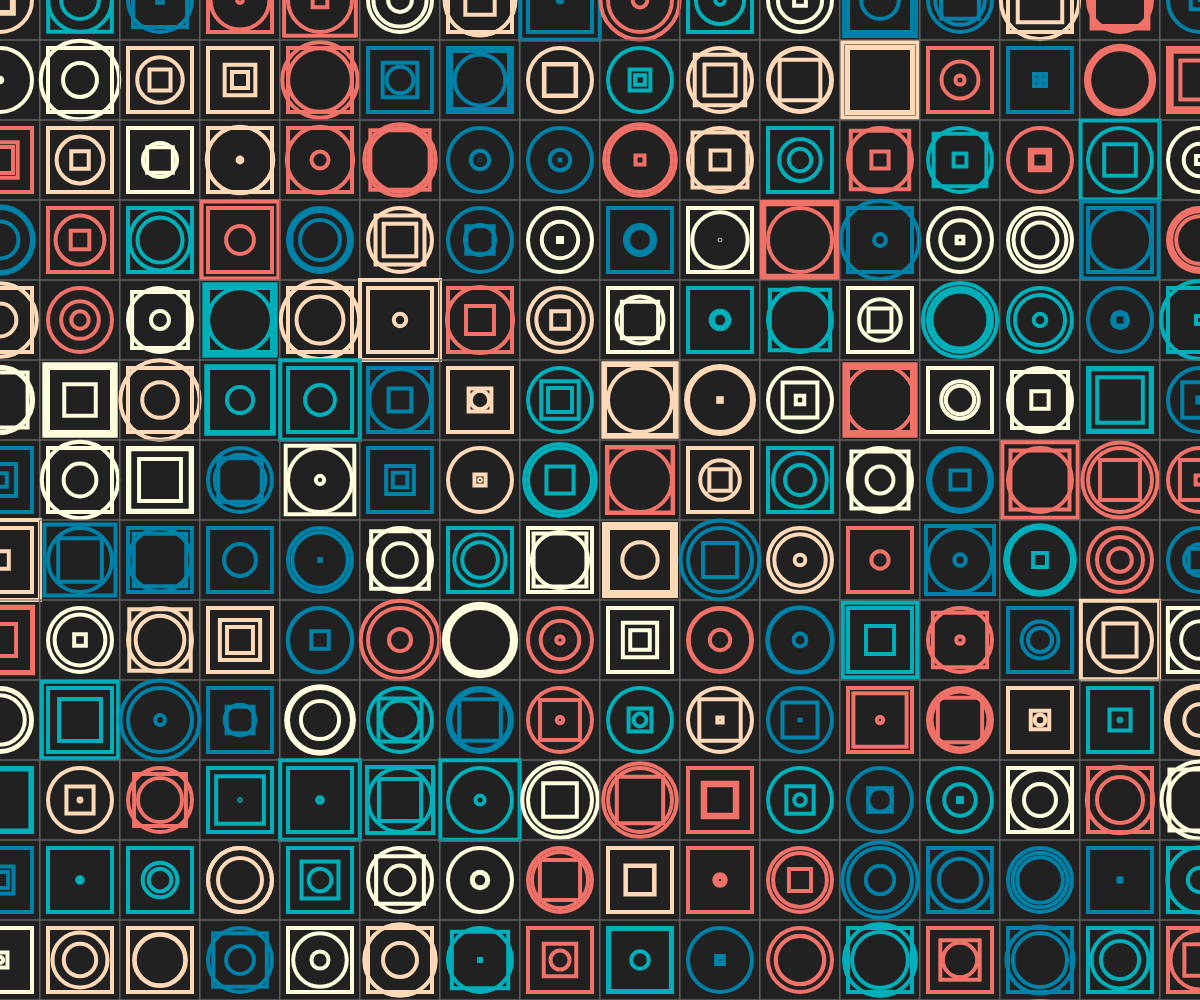
Frame 1 (no input)
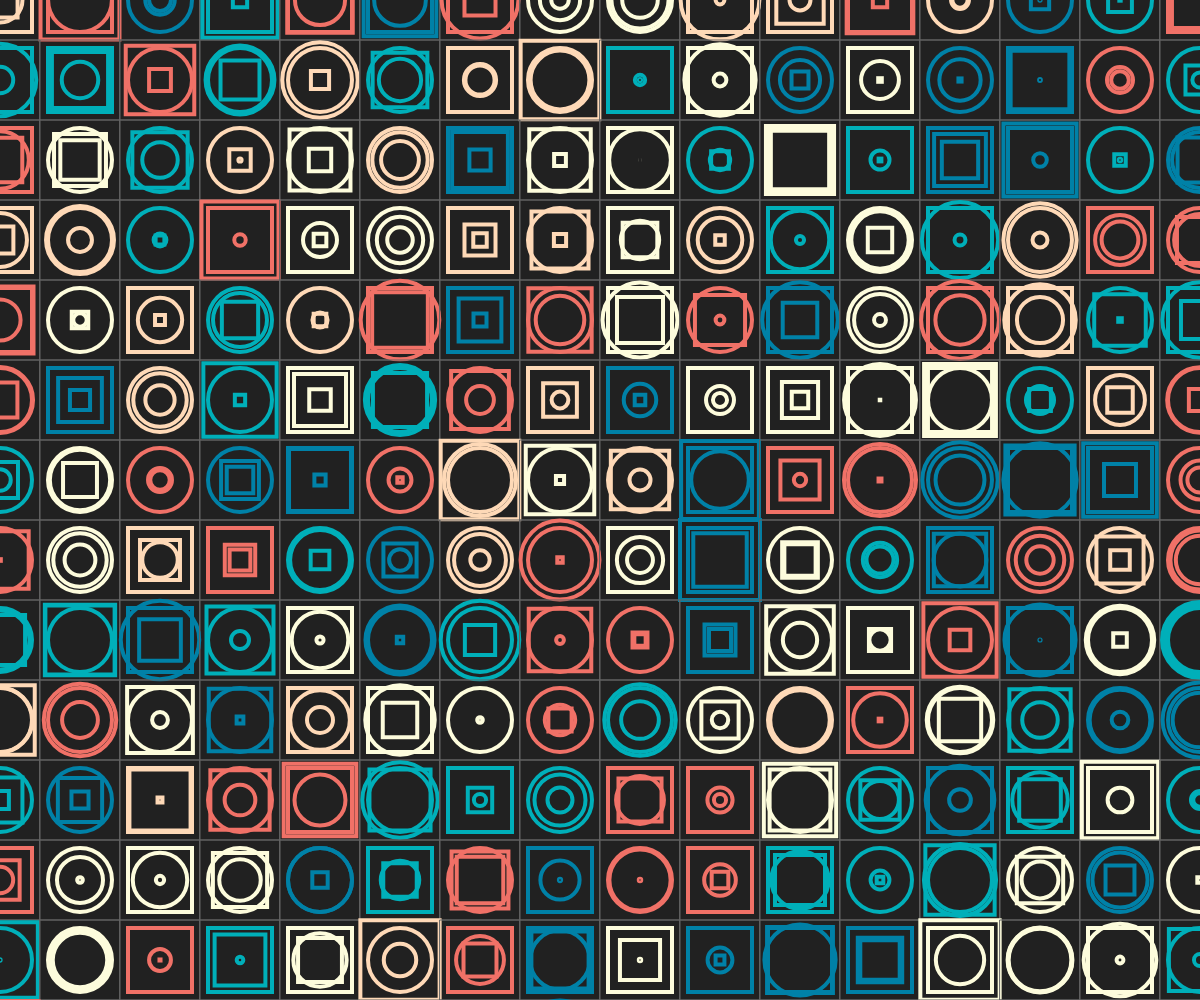
Frame 2 (the mouse pressed at the canvas centre, redrawn once)

The p5.js sketch that drew these frames (run headless with seeded random() and noise() and a simulated clock; the mouse was pressed at the canvas centre and the sketch redrawn once):

// p5.js sketch
// ── sketch.js
//==========
// p5.js

const palette = ["#0081A7", "#00AFB9", "#FDFCDC", "#FED9B7", "#F07167"];

function setup(){
	createCanvas(windowWidth,windowHeight);
	angleMode(DEGREES);
	rectMode(CENTER);
	noLoop();
	background(33);
}

function draw(){
	background(33);

	// noStroke();
	// fill(33, 33, 33, 66);
	// rect(0, 0, width, height);

	let size = 80;
	let rows = height / size + 1;
	let cols = width / size + 1;
	for(let r=0; r<rows*3; r++){
		for(let c=0; c<cols; c++){
			let x = c * size;
			let y = r * size;
			drawGrid(x, y, size);
			drawSomething(x, y, size);
		}
	}
}

function drawGrid(x, y, s){

	stroke(99);
	strokeWeight(1);
	noFill(33);
	square(x, y, s);
}

function drawSomething(x, y, s){

	let i = floor(random(palette.length));
	stroke(color(palette[i]));
	strokeWeight(4);
	noFill();

	if(random(10) < 5){
		circle(x, y, s*0.8);
	}else{
		rect(x, y, s*0.8);
	}

	stroke(color(palette[i]));
	if(random(10) < 5){
		circle(x, y, s*random());
	}else{
		rect(x, y, s*random());
	}

	stroke(color(palette[i]));
	if(random(10) < 5){
		circle(x, y, s*random());
	}else{
		rect(x, y, s*random());
	}
}

function drawMaru(x, y, s){
	circle(x, y, s);
	circle(x, y, s*0.6);
	circle(x, y, s*0.2);
}

function getColor(){
	let i = floor(random(palette.length));
	return color(palette[i]);
}

function drawWindmill(x, y, s, d){
	push();
	translate(x, y);
	rotate(d);
	rect(0, 0, s, s/3);
	rect(0, 0, s/3, s);
	pop();
}

function drawHeart(x, y, r, d){
	push();
	translate(x, y);
	rotate(d);
	beginShape();
	for(let i=0; i<360; i+=5){
		let x = r*16*pow(sin(i), 3);
		let y = -r*(13*cos(i)-5*cos(i*2)-2*cos(i*3)-cos(i*4));
		vertex(x, y);
	}
	endShape(CLOSE);
	pop();
}
